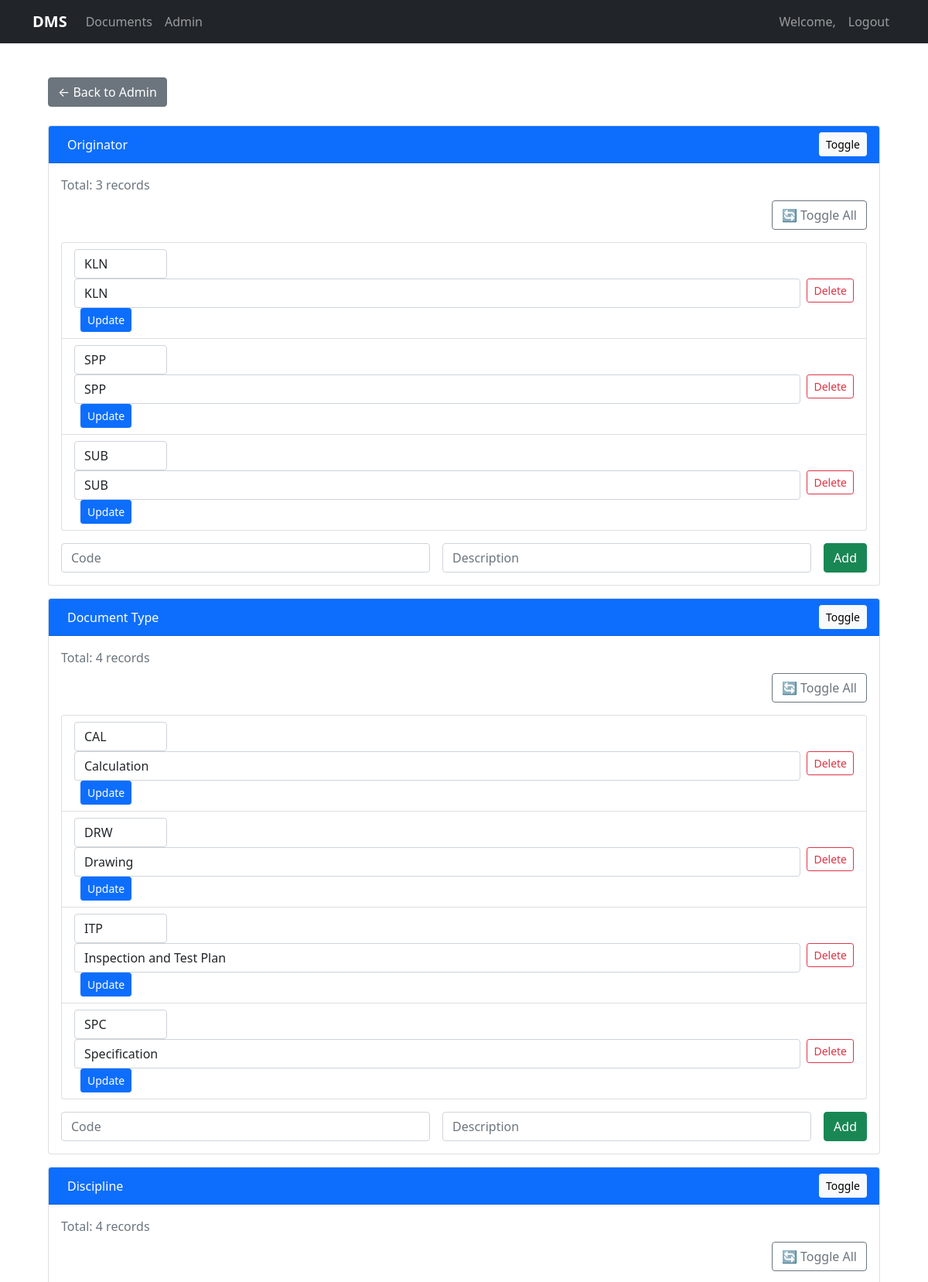
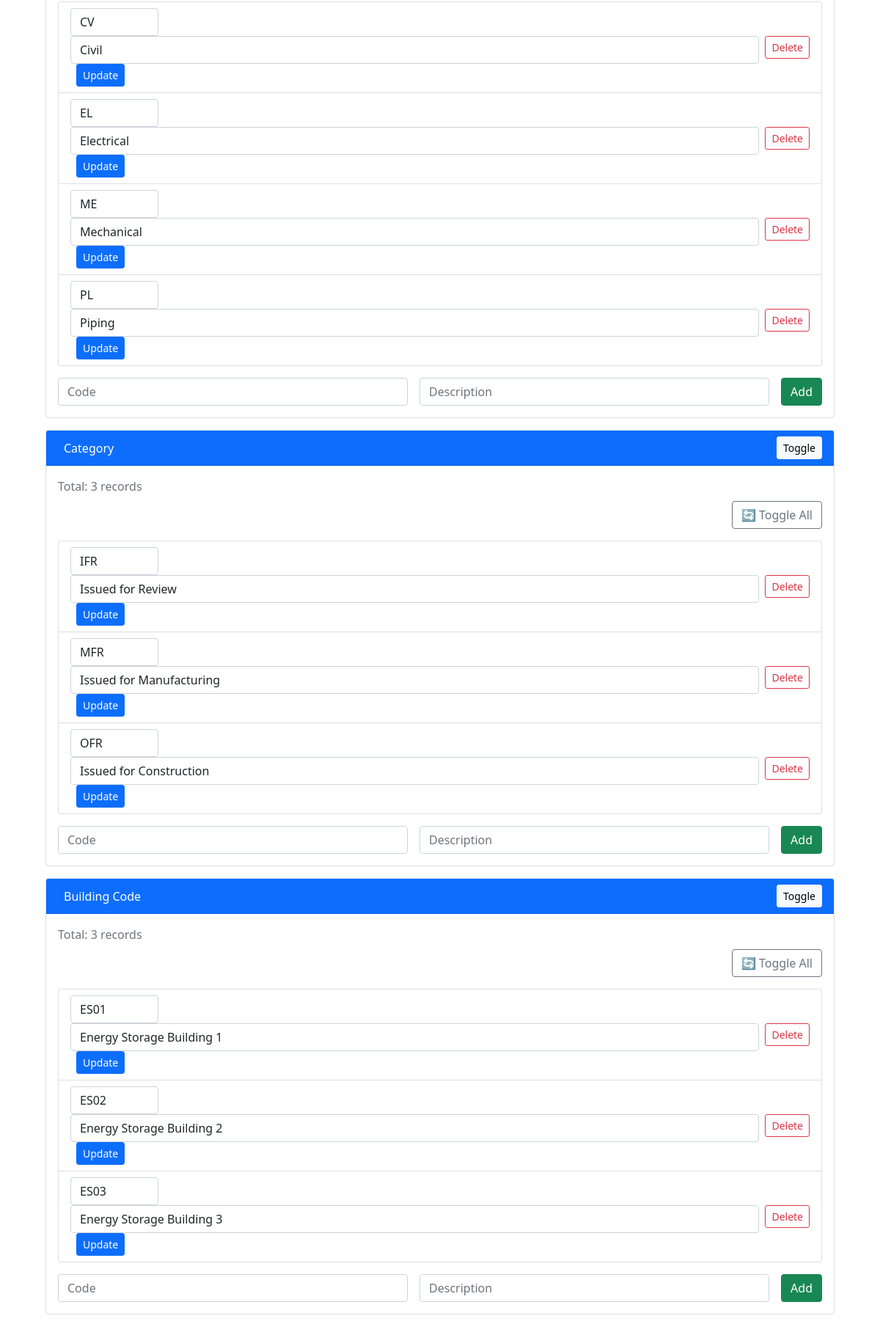
The app's page /admin/settings (signed in) with its own data (2 pictures, top to bottom).
### src/app/models/settings.py (models this page shows, shortened)
class Originator(db.Model):
    __tablename__ = 'originators'
    id = db.Column(db.Integer, primary_key=True)
    code = db.Column(db.String(10), unique=True, nullable=False)
    description = db.Column(db.String(100), nullable=False)

class DocumentType(db.Model):
    __tablename__ = 'document_types'
    id = db.Column(db.Integer, primary_key=True)
    code = db.Column(db.String(10), unique=True, nullable=False)
    description = db.Column(db.String(100), nullable=False)

class Discipline(db.Model):
    __tablename__ = 'disciplines'
    id = db.Column(db.Integer, primary_key=True)
    code = db.Column(db.String(10), unique=True, nullable=False)
    description = db.Column(db.String(100), nullable=False)

class Category(db.Model):
    __tablename__ = 'categories'
    id = db.Column(db.Integer, primary_key=True)
    code = db.Column(db.String(10), unique=True, nullable=False)
    description = db.Column(db.String(100), nullable=False)

class BuildingCode(db.Model):
    __tablename__ = 'building_codes'
    id = db.Column(db.Integer, primary_key=True)
    code = db.Column(db.String(10), unique=True, nullable=False)
    description = db.Column(db.String(100), nullable=False)

### src/app/views/admin_settings_routes.py (the view, shortened to what this page needs)
@settings_bp.route('/admin/settings', methods=['GET', 'POST'])
@login_required
def admin_settings():
    if not current_user.is_admin:
        abort(403)
    all_data = {
        key: model.query.order_by(model.code).all()
        for key, model in MODELS.items()
    }
    return render_template('admin/settings.html', data=all_data)

### scripts/app.py (called while the page is built)
@login_manager.user_loader
def load_user(user_id):
    return db.session.get(User, int(user_id))

@app.before_request
def before_request():
    if not current_user.is_authenticated:
        if request.endpoint:
            if request.endpoint.startswith("static"):
                return
            if request.endpoint.startswith("public."):
                return
            if request.endpoint.startswith("auth."):
                return
            if request.endpoint == "favicon":
                return
            if request.endpoint == "public.index":
                return
            if request.endpoint.startswith(("documents.", "upload.", "admin.", "users.")):
                return redirect(url_for('auth.login', next=request.url))
        return

### src/app/models/user.py (called while the page is built)
    @property
    def is_authenticated(self):
        return True

### src/app/templates/admin/settings.html (shortened to what this page needs)
{% extends 'base.html' %}
{% block content %}
<div class="container mt-4">
  <div class="mb-4">
    <a href="{{ url_for('admin_settings.admin_settings') }}" class="btn btn-secondary">← Back to Admin</a>
  </div>
  {% for model_key, items in data.items() %}
    <div class="card mb-3">
      <div class="card-header d-flex justify-content-between align-items-center bg-primary text-white">
        <div> {{ model_key.replace('_', ' ').title() }}</div>
        <button class="btn btn-sm btn-light" type="button" data-bs-toggle="collapse" data-bs-target="#collapse-{{ model_key }}">
          Toggle
        </button>
      </div>
      <div id="collapse-{{ model_key }}" class="collapse show">
        <div class="card-body">
          <div class="mb-2 text-muted">Total: {{ items | length }} records</div>
          <div class="text-end mb-3">
            <button class="btn btn-outline-secondary" onclick="toggleAllAccordions()">🔄 Toggle All</button>
          </div>
          <ul class="list-group mb-3">
            {% for item in items %}
              <li class="list-group-item d-flex justify-content-between align-items-center">
                <form method="POST" action="{{ url_for('admin_settings.update_setting', model=model_key, item_id=item.id) }}" class="form-inline flex-grow-1">
                  <input type="text" name="code" value="{{ item.code }}" class="form-control me-2" style="width: 120px;" required>
                  <input type="text" name="description" value="{{ item.description }}" class="form-control flex-grow-1" required>
                  <button type="submit" class="btn btn-sm btn-primary ms-2">Update</button>
                </form>
                <button class="btn btn-sm btn-outline-danger ms-2" onclick="confirmDelete('{{ url_for('admin_settings.delete_setting', model=model_key, item_id=item.id) }}')">Delete</button>
              </li>
            {% else %}
              <li class="list-group-item text-muted">No records found.</li>
            {% endfor %}
          </ul>
          <form method="POST">
            <div class="row g-3">
              <div class="col">
                <input type="text" name="code" class="form-control" placeholder="Code" required>
              </div>
              <div class="col">
                <input type="text" name="description" class="form-control" placeholder="Description" required>
              </div>
              <div class="col-auto">
                <button class="btn btn-success" type="submit">Add</button>
              </div>
            </div>
          </form>
        </div>
      </div>
    </div>
  {% endfor %}
</div>
{% endblock %}

### src/app/templates/base.html (shortened to what this page needs)
<!DOCTYPE html>
<html lang="en">
<head>
    <link href="https://cdn.jsdelivr.net/npm/bootstrap@5.1.3/dist/css/bootstrap.min.css" rel="stylesheet">
</head>
<body>
    <nav class="navbar navbar-expand-lg navbar-dark bg-dark">
        <div class="container">
            <a class="navbar-brand" href="{{ url_for('public.index') }}">DMS</a>
            <div class="collapse navbar-collapse" id="navbarNav">
                <ul class="navbar-nav me-auto">
                    <li class="nav-item">
                        <a class="nav-link" href="{{ url_for('documents.index') }}">Documents</a>
                    </li>
                    {% if current_user.is_authenticated and current_user.is_admin %}
                        <li class="nav-item">
                            <a class="nav-link" href="{{ url_for('admin_settings.admin_settings') }}">Admin</a>
                        </li>
                    {% endif %}
                </ul>
                <ul class="navbar-nav">
                    {% if current_user.is_authenticated %}
                        <li class="nav-item">
                            <span class="nav-link">Welcome, {{ current_user.username }}</span>
                        </li>
                        <li class="nav-item">
                            <a class="nav-link" href="{{ url_for('auth.logout') }}">Logout</a>
                        </li>
                    {% endif %}
                </ul>
            </div>
        </div>
    </nav>
    <div class="container content">
        {% block content %}{% endblock %}
    </div>
</body>
</html>

### src/app/templates/base.html (style rules this page uses)
.navbar-brand { font-weight: bold; }
.content { padding: 20px; }

### records on screen
Originator: code "KLN", description "KLN"
Originator: code "SPP", description "SPP"
Originator: code "SUB", description "SUB"
DocumentType: code "CAL", description "Calculation"
DocumentType: code "DRW", description "Drawing"
DocumentType: code "ITP", description "Inspection and Test Plan"
DocumentType: code "SPC", description "Specification"
Discipline: code "CV", description "Civil"
Discipline: code "EL", description "Electrical"
Discipline: code "ME", description "Mechanical"
Discipline: code "PL", description "Piping"
Category: code "IFR", description "Issued for Review"
Category: code "MFR", description "Issued for Manufacturing"
Category: code "OFR", description "Issued for Construction"
BuildingCode: code "ES01", description "Energy Storage Building 1"
BuildingCode: code "ES02", description "Energy Storage Building 2"
BuildingCode: code "ES03", description "Energy Storage Building 3"

### other values on screen
{{ model_key.replace('_', ' ').title() }} "Originator" "Document Type" "Discipline" "Category" "Building Code"
{{ items | length }} "3" "4" "4" "3" "3"
